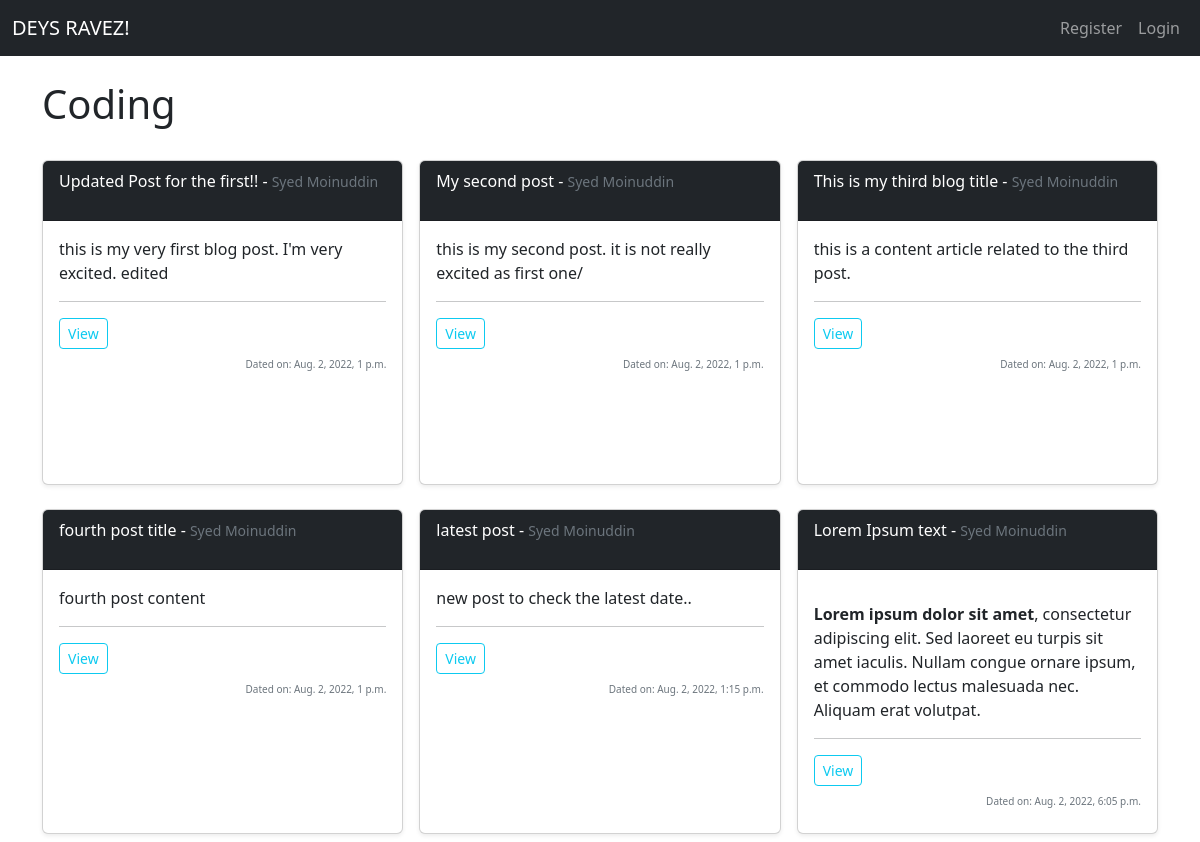
The page /category/coding/ on the database as committed earlier.
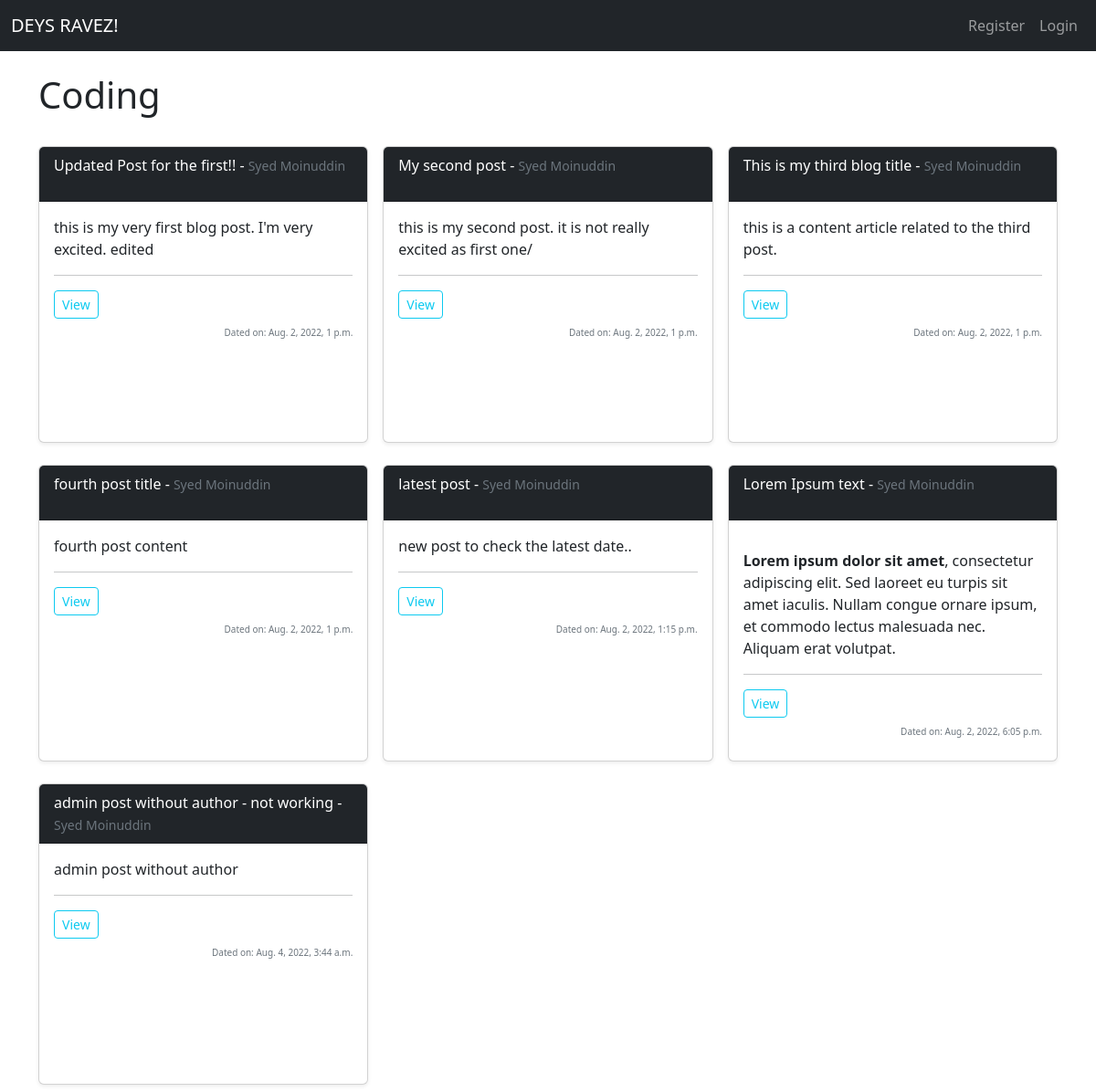
The same page on the database as committed later.
### zblog/models.py (models this page shows, shortened)
class Post(models.Model):
    title = models.CharField(max_length=600)
    title_tag = models.CharField(max_length=600) #,default="DEYS RAVEZ!"
    author = models.ForeignKey(User, on_delete=models.CASCADE)
    body=models.TextField()
    updated_date = models.DateTimeField(auto_now_add=True)
    category = models.CharField(max_length=255, default='coding')
    likes = models.ManyToManyField(User, related_name='blog_posts')

### zblog/views.py (the view)
# urls.py: path('category/<str:cats>/', views.CategoryView, name="category"),
def CategoryView(request, cats):
    category_posts = Post.objects.filter(category=cats.replace('-',' '))
    return render(request, 'categories.html', {'cats':cats.title().replace('-',' '),'category_posts':category_posts, })

### zblog/templates/categories.html (shortened to what this page needs)
{% extends 'base.html' %}
{% block content %}
{% if category_posts %}
<h1>{{cats|capfirst }}</h1>
<br>
<div class="row row-cols-1 row-cols-sm-2 row-cols-md-3 g-3">
    {% for post in category_posts %}
    <div class="col mb-2">
        <div class="card shadow-sm" >
            <div class="card-header bg-dark text-white" style="min-height: 60px;">
                {{post.title}} - <small class="mb-1 text-muted">{{post.author.first_name}}
                    {{post.author.last_name}}</small>
            </div>
            <div class="card-body" style="min-height: 263px;">
                <p class="card-text">{{post.body | slice:":200" | safe }}</p>
                <hr>
                <div class="d-flex justify-content-between align-items-center">
                    <div class="btn-group">
                        <a href="{% url 'detail' post.pk %}" class="btn btn-sm btn-outline-info">View</a>
                    </div>
                </div>
                <small class="text-muted my-2" style="font-size:x-small;float: right;">Dated on: {{post.updated_date}}</small>
            </div>
        </div>
    </div>
    {% endfor %}
</div>
{% else %}
<h2>Sorry.. this page does not exists..</h2>
{% endif %}
{% endblock %}

Rows that differ between the two databases and show on the page:
added Post: title "admin post without author - not working", author.first_name "Syed", author.last_name "Moinuddin", body "admin post without author", updated_date "Aug. 4, 2022, 3:44 a.m."
